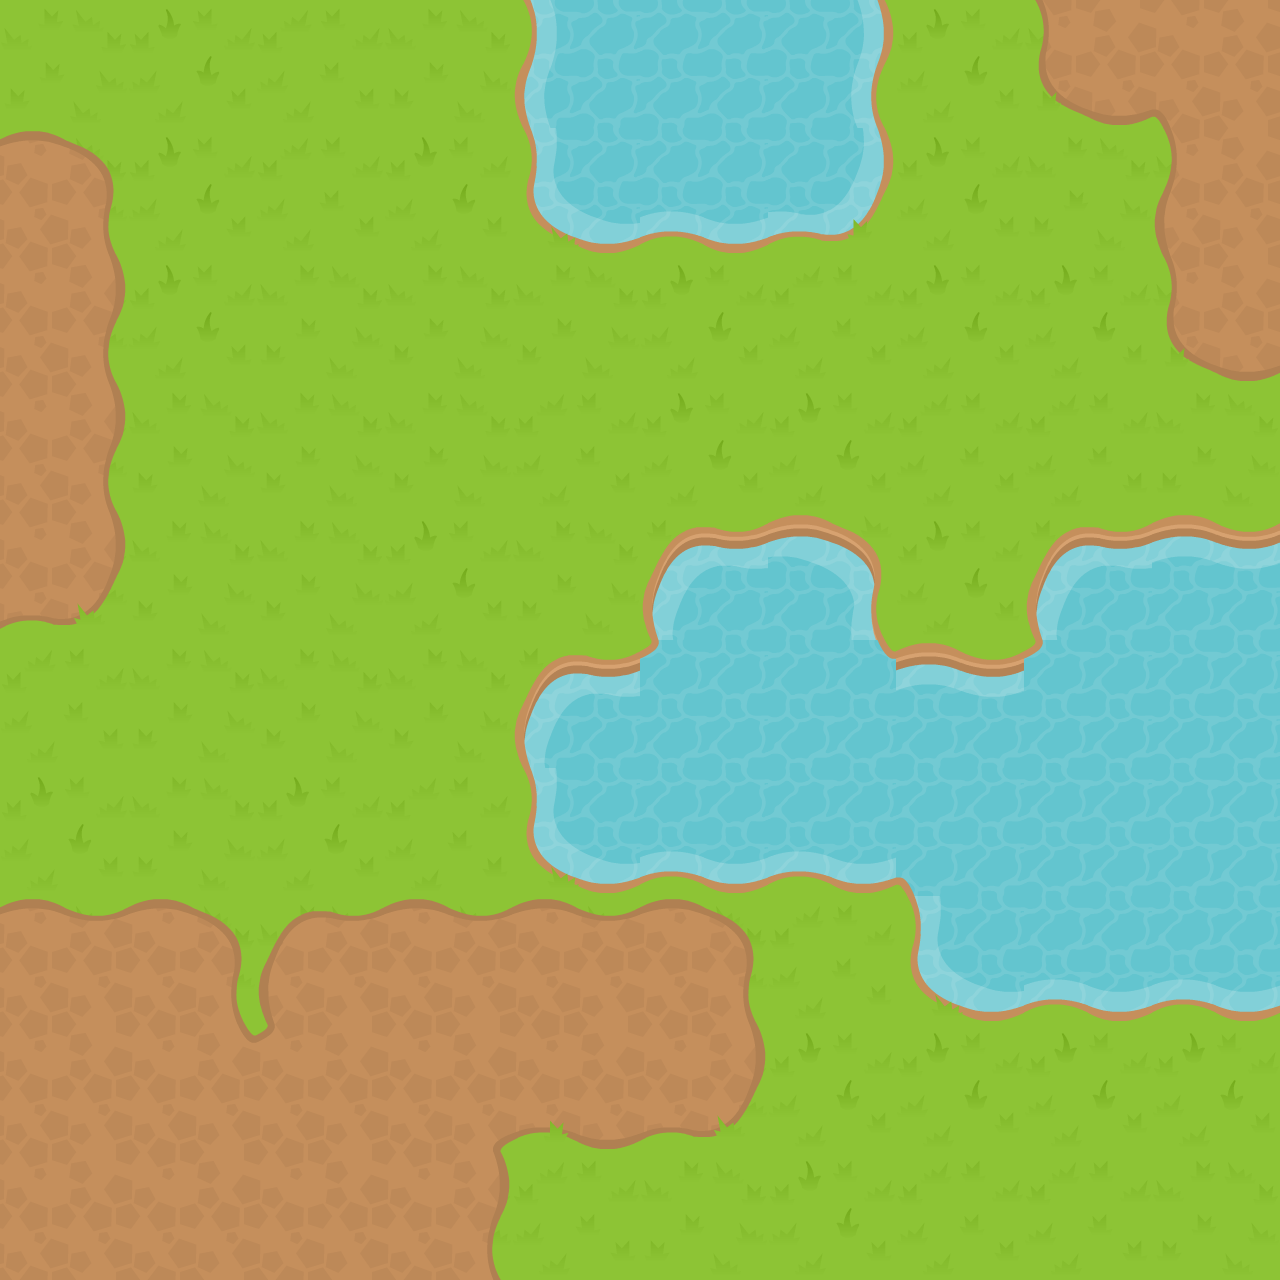

The image is a tile-based game level rendered from a .tmx file. Its description and complete source (layers, tilesets, objects, tile grids) follow:
An orthogonal 10x10 tile map with 128x128 px tiles, 3 tile layers (Water, Ground, Terrain).

<map version="1.0" tiledversion="1.0.2" orientation="orthogonal" renderorder="left-up" width="10" height="10" tilewidth="128" tileheight="128" nextobjectid="1">
 <tileset firstgid="1" source="TerrainAtlas.tsx" />
 <layer name="Water" width="10" height="10">
  <properties>
   <property name="unity:ignore" value="visual" />
   <property name="unity:layer" value="Water" />
   <property name="unity:sortingLayerName" value="Terrain" />
  </properties>
  <data encoding="csv">
0,0,0,0,27,27,27,0,0,0,
0,0,0,0,27,27,27,0,0,0,
0,0,0,0,0,0,0,0,0,0,
0,0,0,0,0,0,0,0,0,0,
0,0,0,0,0,27,27,0,27,27,
0,0,0,0,27,27,27,27,27,27,
0,0,0,0,27,27,27,27,27,27,
0,0,0,0,0,0,0,27,27,27,
0,0,0,0,0,0,0,0,0,0,
0,0,0,0,0,0,0,0,0,0
</data>
 </layer>
 <layer name="Ground" width="10" height="10">
  <properties>
   <property name="unity:ignore" value="visual" />
   <property name="unity:layer" value="Ground" />
   <property name="unity:sortingLayerName" value="Terrain" />
  </properties>
  <data encoding="csv">
17,17,17,17,0,0,0,17,17,17,
17,17,17,17,0,0,0,17,17,17,
17,17,17,17,17,17,17,17,17,17,
17,17,17,17,17,17,17,17,17,17,
17,17,17,17,17,0,0,17,0,0,
17,17,17,17,0,0,0,0,0,0,
17,17,17,17,0,0,0,0,0,0,
17,17,17,17,17,17,17,0,0,0,
17,17,17,17,17,17,17,17,17,17,
17,17,17,17,17,17,17,17,17,17
</data>
 </layer>
 <layer name="Terrain" width="10" height="10">
  <properties>
   <property name="unity:ignore" value="collision" />
   <property name="unity:sortingLayerName" value="Terrain" />
  </properties>
  <data encoding="csv">
17,35,34,17,26,27,28,35,36,10,
8,35,34,35,41,42,43,35,17,21,
23,35,17,17,17,35,34,35,35,36,
23,17,17,17,34,35,35,34,34,17,
38,17,17,35,17,11,13,35,11,12,
34,17,17,17,11,30,29,12,30,27,
35,17,35,34,41,42,42,15,27,27,
7,8,6,7,7,8,34,41,42,42,
22,24,25,9,37,38,35,35,35,35,
22,22,22,23,34,17,35,34,34,17
</data>
 </layer>
</map>